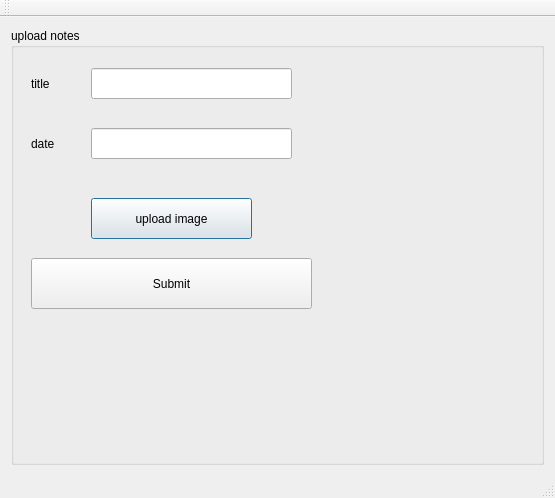
<?xml version="1.0" encoding="UTF-8"?>
<ui version="4.0">
 <class>buttonClass</class>
 <widget class="QMainWindow" name="buttonClass">
  <property name="geometry">
   <rect>
    <x>0</x>
    <y>0</y>
    <width>555</width>
    <height>498</height>
   </rect>
  </property>
  <property name="windowTitle">
   <string>button</string>
  </property>
  <widget class="QWidget" name="centralWidget">
   <layout class="QHBoxLayout" name="horizontalLayout">
    <item>
     <widget class="QGroupBox" name="groupBox">
      <property name="title">
       <string>upload notes</string>
      </property>
      <widget class="QPushButton" name="upload">
       <property name="geometry">
        <rect>
         <x>80</x>
         <y>170</y>
         <width>161</width>
         <height>41</height>
        </rect>
       </property>
       <property name="text">
        <string>upload image</string>
       </property>
       <property name="autoDefault">
        <bool>true</bool>
       </property>
       <property name="default">
        <bool>true</bool>
       </property>
      </widget>
      <widget class="QLabel" name="label">
       <property name="geometry">
        <rect>
         <x>20</x>
         <y>40</y>
         <width>71</width>
         <height>31</height>
        </rect>
       </property>
       <property name="text">
        <string>title</string>
       </property>
       <property name="buddy">
        <cstring>lineEdit_title</cstring>
       </property>
      </widget>
      <widget class="QLabel" name="label_2">
       <property name="geometry">
        <rect>
         <x>20</x>
         <y>100</y>
         <width>71</width>
         <height>31</height>
        </rect>
       </property>
       <property name="text">
        <string>date</string>
       </property>
       <property name="buddy">
        <cstring>lineEdit_date</cstring>
       </property>
      </widget>
      <widget class="QLineEdit" name="lineEdit_title">
       <property name="geometry">
        <rect>
         <x>80</x>
         <y>40</y>
         <width>201</width>
         <height>31</height>
        </rect>
       </property>
      </widget>
      <widget class="QLineEdit" name="lineEdit_date">
       <property name="geometry">
        <rect>
         <x>80</x>
         <y>100</y>
         <width>201</width>
         <height>31</height>
        </rect>
       </property>
      </widget>
      <widget class="QPushButton" name="submit_info">
       <property name="geometry">
        <rect>
         <x>20</x>
         <y>230</y>
         <width>281</width>
         <height>51</height>
        </rect>
       </property>
       <property name="text">
        <string>Submit</string>
       </property>
      </widget>
     </widget>
    </item>
   </layout>
  </widget>
  <widget class="QToolBar" name="mainToolBar">
   <attribute name="toolBarArea">
    <enum>TopToolBarArea</enum>
   </attribute>
   <attribute name="toolBarBreak">
    <bool>false</bool>
   </attribute>
  </widget>
  <widget class="QStatusBar" name="statusBar"/>
 </widget>
 <layoutdefault spacing="6" margin="11"/>
 <tabstops>
  <tabstop>lineEdit_title</tabstop>
  <tabstop>lineEdit_date</tabstop>
  <tabstop>upload</tabstop>
 </tabstops>
 <resources>
  <include location="button.qrc"/>
 </resources>
 <connections/>
 <slots>
  <signal>signal1()</signal>
  <slot>on_click()</slot>
 </slots>
</ui>
